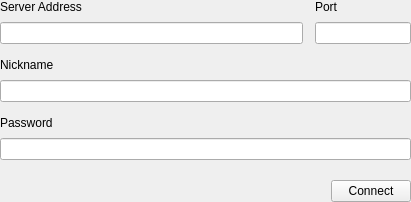
<?xml version="1.0" encoding="UTF-8"?>
<ui version="4.0">
 <class>DirectConnect</class>
 <widget class="QWidget" name="DirectConnect">
  <property name="geometry"><rect><x>0</x><y>0</y><width>411</width><height>100</height></rect></property>
  <property name="windowTitle"><string>Direct Connect</string></property>
  <layout class="QVBoxLayout" name="verticalLayout">
   <property name="spacing"><number>14</number></property>
   <property name="leftMargin"><number>0</number></property>
   <property name="topMargin"><number>0</number></property>
   <property name="rightMargin"><number>0</number></property>
   <property name="bottomMargin"><number>0</number></property>
   <item><layout class="QGridLayout" name="address_grid"><property name="horizontalSpacing"><number>12</number></property><property name="verticalSpacing"><number>8</number></property><item row="0" column="0"><widget class="QLabel" name="label_2"><property name="text"><string>Server Address</string></property></widget></item><item row="0" column="1"><widget class="QLabel" name="label_3"><property name="text"><string>Port</string></property></widget></item><item row="1" column="0"><widget class="QLineEdit" name="ip"><property name="toolTip"><string>&lt;html&gt;&lt;head/&gt;&lt;body&gt;&lt;p&gt;Server address of the host&lt;/p&gt;&lt;/body&gt;&lt;/html&gt;</string></property><property name="maxLength"><number>253</number></property></widget></item><item row="1" column="1"><widget class="QLineEdit" name="port"><property name="toolTip"><string>&lt;html&gt;&lt;head/&gt;&lt;body&gt;&lt;p&gt;Port number the host is listening on&lt;/p&gt;&lt;/body&gt;&lt;/html&gt;</string></property><property name="maxLength"><number>5</number></property><property name="maximumSize"><size><width>96</width><height>16777215</height></size></property><property name="minimumSize"><size><width>96</width><height>0</height></size></property></widget></item></layout></item><item><layout class="QVBoxLayout" name="nickname_group"><property name="spacing"><number>8</number></property><item><widget class="QLabel" name="label_5"><property name="text"><string>Nickname</string></property></widget></item><item><widget class="QLineEdit" name="nickname"><property name="maxLength"><number>20</number></property></widget></item></layout></item><item><layout class="QVBoxLayout" name="password_group"><property name="spacing"><number>8</number></property><item><widget class="QLabel" name="label"><property name="text"><string>Password</string></property></widget></item><item><widget class="QLineEdit" name="password"></widget></item></layout></item><item><layout class="QHBoxLayout" name="action_row"><property name="leftMargin"><number>0</number></property><property name="topMargin"><number>6</number></property><property name="rightMargin"><number>0</number></property><property name="bottomMargin"><number>0</number></property><item><spacer name="action_spacer"><property name="orientation"><enum>Qt::Horizontal</enum></property><property name="sizeHint" stdset="0"><size><width>0</width><height>0</height></size></property></spacer></item><item><widget class="QPushButton" name="connect"><property name="text"><string>Connect</string></property></widget></item></layout></item>
  </layout>
 </widget>
 <resources/>
 <connections/>
</ui>
